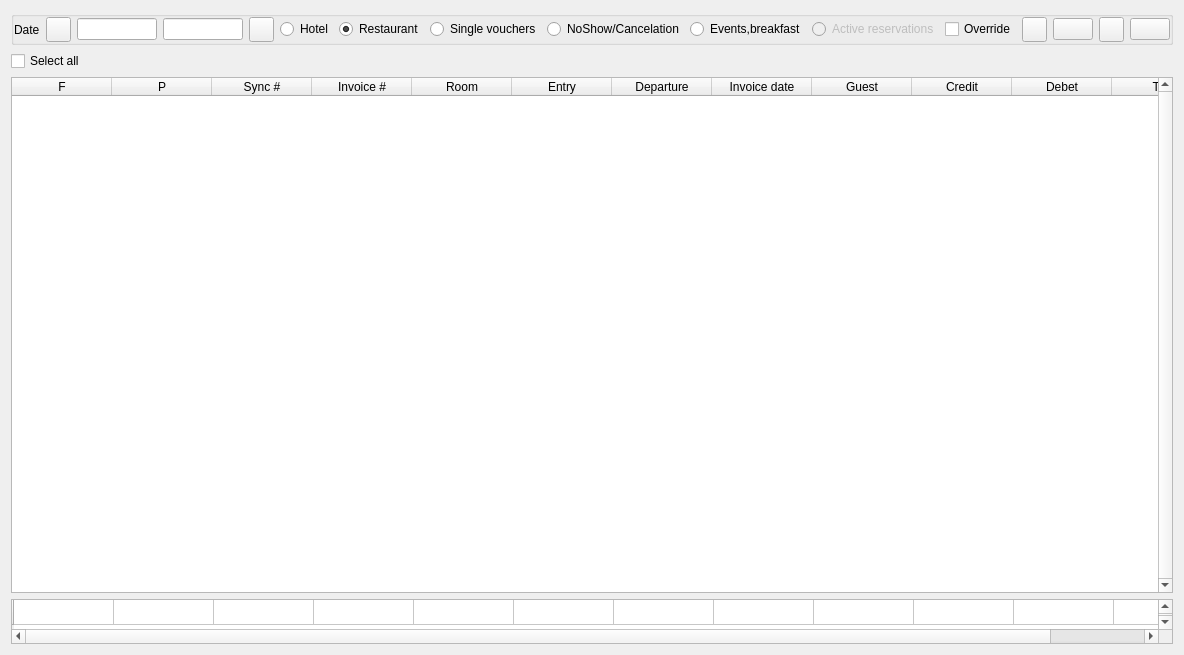
<?xml version="1.0" encoding="UTF-8"?>
<ui version="4.0">
 <class>WSynchronize</class>
 <widget class="QWidget" name="WSynchronize">
  <property name="geometry">
   <rect>
    <x>0</x>
    <y>0</y>
    <width>975</width>
    <height>655</height>
   </rect>
  </property>
  <property name="windowTitle">
   <string>Form</string>
  </property>
  <layout class="QVBoxLayout" name="verticalLayout">
   <item>
    <widget class="QWidget" name="widget" native="true">
     <layout class="QHBoxLayout" name="horizontalLayout">
      <property name="leftMargin">
       <number>0</number>
      </property>
      <property name="topMargin">
       <number>0</number>
      </property>
      <property name="rightMargin">
       <number>0</number>
      </property>
      <property name="bottomMargin">
       <number>0</number>
      </property>
      <item>
       <widget class="QGroupBox" name="groupBox">
        <property name="title">
         <string/>
        </property>
        <layout class="QHBoxLayout" name="horizontalLayout_2">
         <property name="leftMargin">
          <number>0</number>
         </property>
         <property name="topMargin">
          <number>0</number>
         </property>
         <property name="rightMargin">
          <number>0</number>
         </property>
         <property name="bottomMargin">
          <number>0</number>
         </property>
         <item>
          <widget class="QLabel" name="label">
           <property name="text">
            <string>Date</string>
           </property>
          </widget>
         </item>
         <item>
          <widget class="QPushButton" name="btnPrevDate">
           <property name="minimumSize">
            <size>
             <width>25</width>
             <height>25</height>
            </size>
           </property>
           <property name="maximumSize">
            <size>
             <width>25</width>
             <height>25</height>
            </size>
           </property>
           <property name="text">
            <string/>
           </property>
           <property name="icon">
            <iconset resource="res.qrc">
             <normaloff>:/images/left.png</normaloff>:/images/left.png</iconset>
           </property>
          </widget>
         </item>
         <item>
          <widget class="EDateEdit" name="deDate">
           <property name="minimumSize">
            <size>
             <width>80</width>
             <height>0</height>
            </size>
           </property>
          </widget>
         </item>
         <item>
          <widget class="EDateEdit" name="deEnd">
           <property name="minimumSize">
            <size>
             <width>80</width>
             <height>0</height>
            </size>
           </property>
          </widget>
         </item>
         <item>
          <widget class="QPushButton" name="btnNextDate">
           <property name="minimumSize">
            <size>
             <width>25</width>
             <height>25</height>
            </size>
           </property>
           <property name="maximumSize">
            <size>
             <width>25</width>
             <height>25</height>
            </size>
           </property>
           <property name="text">
            <string/>
           </property>
           <property name="icon">
            <iconset resource="res.qrc">
             <normaloff>:/images/right.png</normaloff>:/images/right.png</iconset>
           </property>
          </widget>
         </item>
         <item>
          <widget class="QRadioButton" name="rbHotel">
           <property name="text">
            <string>Hotel</string>
           </property>
           <property name="checked">
            <bool>false</bool>
           </property>
          </widget>
         </item>
         <item>
          <widget class="QRadioButton" name="rbRestaurant">
           <property name="text">
            <string>Restaurant</string>
           </property>
           <property name="checked">
            <bool>true</bool>
           </property>
          </widget>
         </item>
         <item>
          <widget class="QRadioButton" name="rbVauchers">
           <property name="text">
            <string>Single vouchers</string>
           </property>
          </widget>
         </item>
         <item>
          <widget class="QRadioButton" name="rbNoShow">
           <property name="text">
            <string>NoShow/Cancelation</string>
           </property>
          </widget>
         </item>
         <item>
          <widget class="QRadioButton" name="rbEvents">
           <property name="text">
            <string>Events,breakfast</string>
           </property>
          </widget>
         </item>
         <item>
          <widget class="QRadioButton" name="rbActiveReserve">
           <property name="enabled">
            <bool>false</bool>
           </property>
           <property name="text">
            <string>Active reservations</string>
           </property>
          </widget>
         </item>
         <item>
          <widget class="QCheckBox" name="chOverride">
           <property name="text">
            <string>Override</string>
           </property>
          </widget>
         </item>
         <item>
          <widget class="QPushButton" name="btnRefresh">
           <property name="minimumSize">
            <size>
             <width>25</width>
             <height>25</height>
            </size>
           </property>
           <property name="maximumSize">
            <size>
             <width>25</width>
             <height>25</height>
            </size>
           </property>
           <property name="text">
            <string/>
           </property>
           <property name="icon">
            <iconset resource="res.qrc">
             <normaloff>:/images/refresh.png</normaloff>:/images/refresh.png</iconset>
           </property>
          </widget>
         </item>
         <item>
          <spacer name="horizontalSpacer">
           <property name="orientation">
            <enum>Qt::Horizontal</enum>
           </property>
           <property name="sizeHint" stdset="0">
            <size>
             <width>515</width>
             <height>20</height>
            </size>
           </property>
          </spacer>
         </item>
         <item>
          <widget class="QPushButton" name="btnExcel">
           <property name="text">
            <string/>
           </property>
           <property name="icon">
            <iconset resource="res.qrc">
             <normaloff>:/images/excel.png</normaloff>:/images/excel.png</iconset>
           </property>
          </widget>
         </item>
         <item>
          <widget class="QPushButton" name="btnRemoveSync">
           <property name="minimumSize">
            <size>
             <width>25</width>
             <height>25</height>
            </size>
           </property>
           <property name="maximumSize">
            <size>
             <width>25</width>
             <height>25</height>
            </size>
           </property>
           <property name="text">
            <string/>
           </property>
           <property name="icon">
            <iconset resource="res.qrc">
             <normaloff>:/images/garbage.png</normaloff>:/images/garbage.png</iconset>
           </property>
          </widget>
         </item>
         <item>
          <widget class="QPushButton" name="btnGo">
           <property name="text">
            <string/>
           </property>
           <property name="icon">
            <iconset resource="res.qrc">
             <normaloff>:/images/database.png</normaloff>:/images/database.png</iconset>
           </property>
          </widget>
         </item>
        </layout>
       </widget>
      </item>
     </layout>
    </widget>
   </item>
   <item>
    <widget class="EQCheckBox" name="chSelectAll">
     <property name="text">
      <string>Select all</string>
     </property>
    </widget>
   </item>
   <item>
    <widget class="EQTableWidget" name="tblData">
     <property name="verticalScrollBarPolicy">
      <enum>Qt::ScrollBarAlwaysOn</enum>
     </property>
     <property name="horizontalScrollBarPolicy">
      <enum>Qt::ScrollBarAlwaysOff</enum>
     </property>
     <property name="editTriggers">
      <set>QAbstractItemView::NoEditTriggers</set>
     </property>
     <property name="selectionMode">
      <enum>QAbstractItemView::NoSelection</enum>
     </property>
     <property name="sortingEnabled">
      <bool>true</bool>
     </property>
     <attribute name="verticalHeaderDefaultSectionSize">
      <number>25</number>
     </attribute>
     <column>
      <property name="text">
       <string>F</string>
      </property>
     </column>
     <column>
      <property name="text">
       <string>P</string>
      </property>
     </column>
     <column>
      <property name="text">
       <string>Sync #</string>
      </property>
     </column>
     <column>
      <property name="text">
       <string>Invoice #</string>
      </property>
     </column>
     <column>
      <property name="text">
       <string>Room</string>
      </property>
     </column>
     <column>
      <property name="text">
       <string>Entry</string>
      </property>
     </column>
     <column>
      <property name="text">
       <string>Departure</string>
      </property>
     </column>
     <column>
      <property name="text">
       <string>Invoice date</string>
      </property>
     </column>
     <column>
      <property name="text">
       <string>Guest</string>
      </property>
     </column>
     <column>
      <property name="text">
       <string>Credit</string>
      </property>
     </column>
     <column>
      <property name="text">
       <string>Debet</string>
      </property>
     </column>
     <column>
      <property name="text">
       <string>Tax</string>
      </property>
     </column>
    </widget>
   </item>
   <item>
    <widget class="EQTableWidget" name="tblTotal">
     <property name="maximumSize">
      <size>
       <width>16777215</width>
       <height>45</height>
      </size>
     </property>
     <property name="verticalScrollBarPolicy">
      <enum>Qt::ScrollBarAlwaysOn</enum>
     </property>
     <property name="horizontalScrollBarPolicy">
      <enum>Qt::ScrollBarAsNeeded</enum>
     </property>
     <property name="editTriggers">
      <set>QAbstractItemView::NoEditTriggers</set>
     </property>
     <property name="selectionMode">
      <enum>QAbstractItemView::NoSelection</enum>
     </property>
     <attribute name="horizontalHeaderVisible">
      <bool>false</bool>
     </attribute>
     <attribute name="verticalHeaderDefaultSectionSize">
      <number>25</number>
     </attribute>
     <row>
      <property name="text">
       <string/>
      </property>
     </row>
     <column>
      <property name="text">
       <string>1</string>
      </property>
     </column>
     <column>
      <property name="text">
       <string>2</string>
      </property>
     </column>
     <column>
      <property name="text">
       <string>3</string>
      </property>
     </column>
     <column>
      <property name="text">
       <string>4</string>
      </property>
     </column>
     <column>
      <property name="text">
       <string>5</string>
      </property>
     </column>
     <column>
      <property name="text">
       <string>6</string>
      </property>
     </column>
     <column>
      <property name="text">
       <string>7</string>
      </property>
     </column>
     <column>
      <property name="text">
       <string>8</string>
      </property>
     </column>
     <column>
      <property name="text">
       <string>9</string>
      </property>
     </column>
     <column>
      <property name="text">
       <string>10</string>
      </property>
     </column>
     <column>
      <property name="text">
       <string>11</string>
      </property>
     </column>
     <column>
      <property name="text">
       <string>12</string>
      </property>
     </column>
     <item row="0" column="0">
      <property name="text">
       <string/>
      </property>
     </item>
     <item row="0" column="1">
      <property name="text">
       <string/>
      </property>
     </item>
     <item row="0" column="2">
      <property name="text">
       <string/>
      </property>
     </item>
     <item row="0" column="3">
      <property name="text">
       <string/>
      </property>
     </item>
     <item row="0" column="4">
      <property name="text">
       <string/>
      </property>
     </item>
     <item row="0" column="5">
      <property name="text">
       <string/>
      </property>
     </item>
     <item row="0" column="6">
      <property name="text">
       <string/>
      </property>
     </item>
     <item row="0" column="7">
      <property name="text">
       <string/>
      </property>
     </item>
     <item row="0" column="8">
      <property name="text">
       <string/>
      </property>
     </item>
     <item row="0" column="9">
      <property name="text">
       <string/>
      </property>
     </item>
     <item row="0" column="10">
      <property name="text">
       <string/>
      </property>
     </item>
    </widget>
   </item>
  </layout>
 </widget>
 <customwidgets>
  <customwidget>
   <class>EQTableWidget</class>
   <extends>QTableWidget</extends>
   <header location="global">eqtablewidget.h</header>
  </customwidget>
  <customwidget>
   <class>EDateEdit</class>
   <extends>QLineEdit</extends>
   <header location="global">edateedit.h</header>
  </customwidget>
  <customwidget>
   <class>EQCheckBox</class>
   <extends>QCheckBox</extends>
   <header location="global">eqcheckbox.h</header>
  </customwidget>
 </customwidgets>
 <resources>
  <include location="res.qrc"/>
 </resources>
 <connections/>
</ui>
